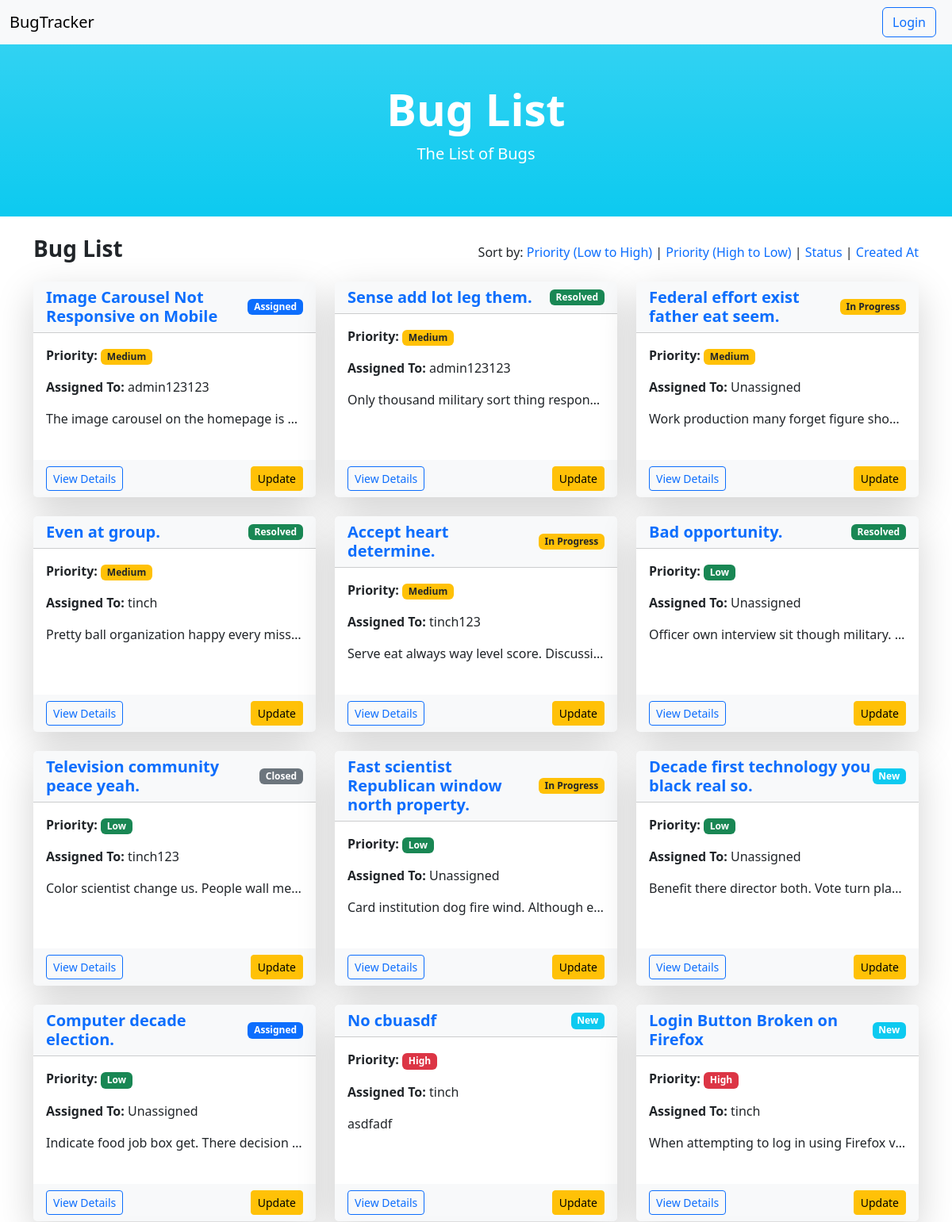
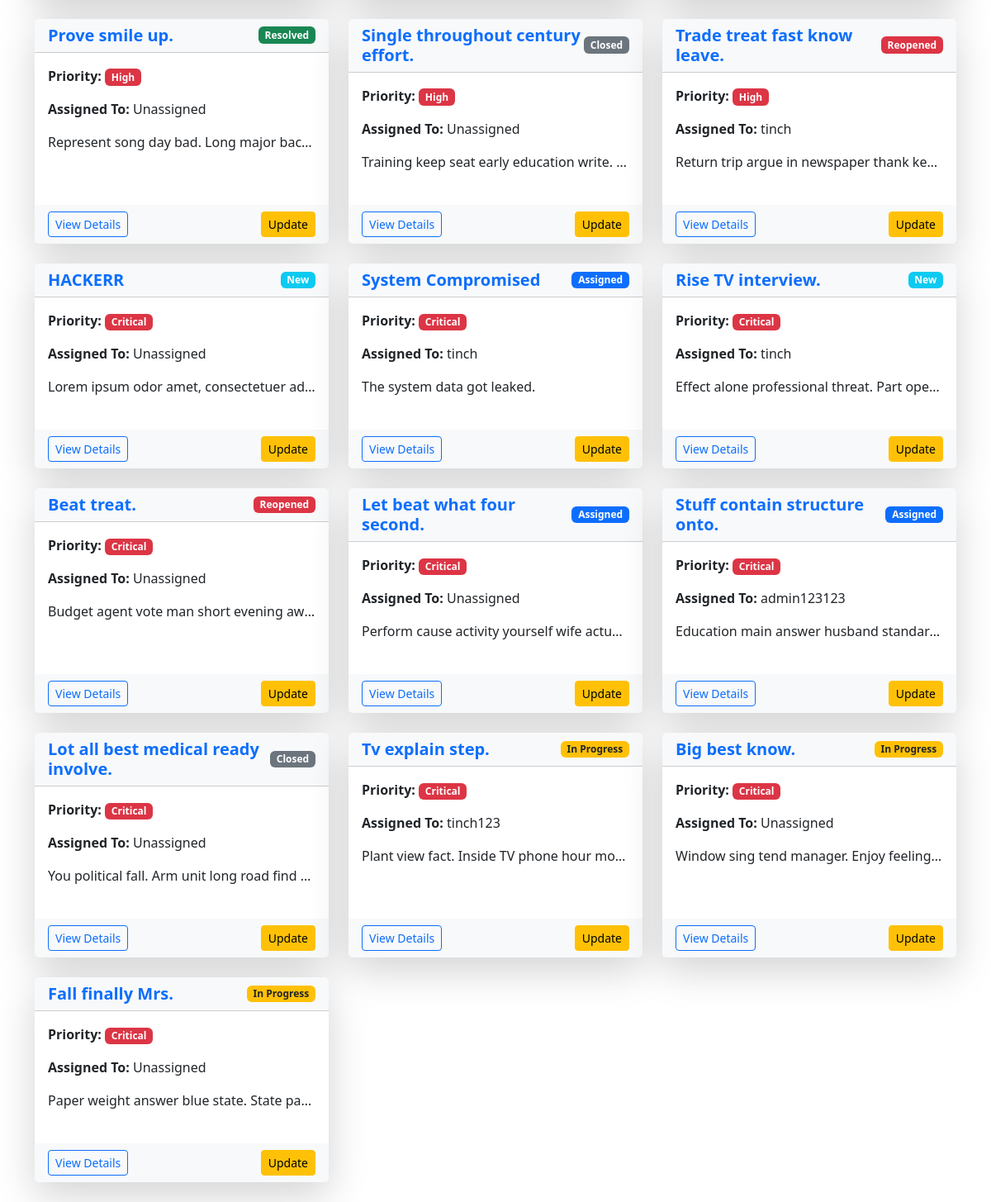
The page /bug/list/ on the database its author committed (2 pictures, top to bottom).
### myapp/models.py (models this page shows, shortened)
class Bug(models.Model):
    title = models.CharField(max_length=255)
    description = models.TextField()
    status = models.CharField(max_length=50, choices=[
        ('new', 'New'),
        ('assigned', 'Assigned'),
        ('in_progress', 'In Progress'),
        ('resolved', 'Resolved'),
        ('closed', 'Closed'),
        ('reopened', 'Reopened'),
    ], default='new')
    priority = models.CharField(max_length=50, choices=[
        ('low', 'Low'),
        ('medium', 'Medium'),
        ('high', 'High'),
        ('critical', 'Critical'),
    ], default='medium')
    severity = models.CharField(max_length=50, choices=[
        ('trivial', 'Trivial'),
        ('minor', 'Minor'),
        ('major', 'Major'),
        ('blocker', 'Blocker'),
    ], default='minor')
    project = models.ForeignKey(Project, on_delete=models.CASCADE, related_name="bugs")
    reported_by = models.ForeignKey(User, on_delete=models.SET_NULL, null=True, related_name="reported_bugs")
    assigned_to = models.ForeignKey(User, on_delete=models.SET_NULL, null=True, blank=True,
                                    related_name="assigned_bugs")
    created_at = models.DateTimeField(auto_now_add=True)
    updated_at = models.DateTimeField(auto_now=True)

### myapp/views.py (the view)
# urls.py: path('bug/list/', BugListView.as_view(), name='bug_list'),
class BugListView(ListView):
    model = Bug
    template_name = 'myapp/bug_list.html'
    context_object_name = 'bugs'
    ordering = ['-priority']
    def get_ordering(self):
        ordering = self.request.GET.get('ordering', self.ordering)
        return ordering

### myapp/models.py (called while the page is built)
    def __str__(self):
        return self.name

### myapp/templates/myapp/bug_list.html (shortened to what this page needs)
{% extends 'myapp/base.html' %}
{% block content %}
    {% include 'myapp/navbar.html' %}
    <div class="container-fluid py-5 text-center bg-gradient bg-info text-white">
        <h1 class="display-4 fw-bold">Bug List</h1>
        <p class="lead">The List of Bugs</p>
    </div>
    <div class="container py-4">
        <div class="d-flex justify-content-between align-items-center mb-3">
            <h3 class="fw-bold">Bug List</h3>
            <div>
                <span class="fw-medium">Sort by:</span>
                <a href="?ordering=-priority" class="text-decoration-none text-primary">Priority (Low to High)</a> |
                <a href="?ordering=priority" class="text-decoration-none text-primary">Priority (High to Low)</a> |
                <a href="?ordering=status" class="text-decoration-none text-primary">Status</a> |
                <a href="?ordering=created_at" class="text-decoration-none text-primary">Created At</a>
            </div>
        </div>
        <div class="row g-4">
            {% for bug in bugs %}
                <div class="col-md-6 col-lg-4">
                    <div class="card border-0 shadow-lg h-100">
                        <div class="card-header bg-light d-flex justify-content-between align-items-center">
                            <h5 class="card-title text-primary fw-bold m-0">{{ bug.title }}</h5>
                            <span class="badge
                                {% if bug.status == 'new' %}bg-info{% endif %}
                                {% if bug.status == 'assigned' %}bg-primary{% endif %}
                                {% if bug.status == 'in_progress' %}bg-warning text-dark{% endif %}
                                {% if bug.status == 'resolved' %}bg-success{% endif %}
                                {% if bug.status == 'closed' %}bg-secondary{% endif %}
                                {% if bug.status == 'reopened' %}bg-danger{% endif %}
                            ">
                                {{ bug.get_status_display }}
                            </span>
                        </div>
                        <div class="card-body pb-4">
                            <p>
                                <strong>Priority:</strong>
                                <span class="badge
                                    {% if bug.priority == 'low' %}bg-success{% endif %}
                                    {% if bug.priority == 'medium' %}bg-warning text-dark{% endif %}
                                    {% if bug.priority == 'high' %}bg-danger{% endif %}
                                    {% if bug.priority == 'critical' %}bg-danger text-white{% endif %}
                                ">
                                    {{ bug.get_priority_display }}
                                </span>
                            </p>
                            <p><strong>Assigned To:</strong> {{ bug.assigned_to|default:"Unassigned" }}</p>
                            <p class="text-truncate" title="{{ bug.description }}">{{ bug.description|truncatechars:100 }}</p>
                        </div>
                        <div class="card-footer border-0 bg-light d-flex justify-content-between align-items-center">
                            <button type="button" class="btn btn-outline-primary btn-sm" data-bs-toggle="modal" data-bs-target="#bugModal{{ bug.pk }}">
                                View Details
                            </button>
                            <a href="{% url 'bug_update' bug.pk %}" class="btn btn-warning btn-sm">Update</a>
                        </div>
                    </div>
                </div>
            {% empty %}
                <div class="col-12 text-center">
                    <p class="lead text-muted">No bugs found. Add one to get started!</p>
                </div>
            {% endfor %}
        </div>
    </div>
{% endblock content %}

### rows shown on the page
Bug: title "Image Carousel Not Responsive on Mobile", status "Assigned", priority "Medium", assigned_to "admin123123", description "The image carousel on the homepage is…"
Bug: title "Sense add lot leg them.", status "Resolved", priority "Medium", assigned_to "admin123123", description "Only thousand military sort thing respon…"
Bug: title "Federal effort exist father eat seem.", status "In Progress", priority "Medium", assigned_to "Unassigned", description "Work production many forget figure sho…"
Bug: title "Even at group.", status "Resolved", priority "Medium", assigned_to "tinch", description "Pretty ball organization happy every miss…"
Bug: title "Accept heart determine.", status "In Progress", priority "Medium", assigned_to "tinch123", description "Serve eat always way level score. Discussi…"
Bug: title "Bad opportunity.", status "Resolved", priority "Low", assigned_to "Unassigned", description "Officer own interview sit though military.…"
Bug: title "Television community peace yeah.", status "Closed", priority "Low", assigned_to "tinch123", description "Color scientist change us. People wall me…"
Bug: title "Fast scientist Republican window north property.", status "In Progress", priority "Low", assigned_to "Unassigned", description "Card institution dog fire wind. Although e…"
Bug: title "Decade first technology you black real so.", status "New", priority "Low", assigned_to "Unassigned", description "Benefit there director both. Vote turn pla…"
Bug: title "Computer decade election.", status "Assigned", priority "Low", assigned_to "Unassigned", description "Indicate food job box get. There decision…"
Bug: title "No cbuasdf", status "New", priority "High", assigned_to "tinch", description "asdfadf"
Bug: title "Login Button Broken on Firefox", status "New", priority "High", assigned_to "tinch", description "When attempting to log in using Firefox v…"
Bug: title "Prove smile up.", status "Resolved", priority "High", assigned_to "Unassigned", description "Represent song day bad. Long major bac…"
Bug: title "Single throughout century effort.", status "Closed", priority "High", assigned_to "Unassigned", description "Training keep seat early education write.…"
Bug: title "Trade treat fast know leave.", status "Reopened", priority "High", assigned_to "tinch", description "Return trip argue in newspaper thank ke…"
Bug: title "HACKERR", status "New", priority "Critical", assigned_to "Unassigned", description "Lorem ipsum odor amet, consectetuer ad…"
Bug: title "System Compromised", status "Assigned", priority "Critical", assigned_to "tinch", description "The system data got leaked."
Bug: title "Rise TV interview.", status "New", priority "Critical", assigned_to "tinch", description "Effect alone professional threat. Part ope…"
Bug: title "Beat treat.", status "Reopened", priority "Critical", assigned_to "Unassigned", description "Budget agent vote man short evening aw…"
Bug: title "Let beat what four second.", status "Assigned", priority "Critical", assigned_to "Unassigned", description "Perform cause activity yourself wife actu…"
Bug: title "Stuff contain structure onto.", status "Assigned", priority "Critical", assigned_to "admin123123", description "Education main answer husband standar…"
Bug: title "Lot all best medical ready involve.", status "Closed", priority "Critical", assigned_to "Unassigned", description "You political fall. Arm unit long road find…"
Bug: title "Tv explain step.", status "In Progress", priority "Critical", assigned_to "tinch123", description "Plant view fact. Inside TV phone hour mo…"
Bug: title "Big best know.", status "In Progress", priority "Critical", assigned_to "Unassigned", description "Window sing tend manager. Enjoy feeling…"
Bug: title "Fall finally Mrs.", status "In Progress", priority "Critical", assigned_to "Unassigned", description "Paper weight answer blue state. State pa…"
